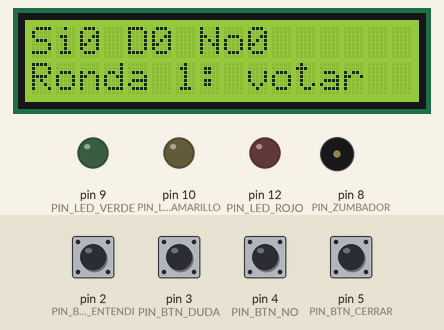
Recording of a sketch running on a simulated Arduino Uno, built with avr-gcc and run on an emulated ATmega328P. Shown: 16×2 character LCD, output pins drawn as LEDs (lit = HIGH), buzzer (waves = sounding). The inputs (shaded band) are chosen by the test bench; at power-on: pin 2 (PIN_BTN_ENTENDI), pin 3 (PIN_BTN_DUDA), pin 4 (PIN_BTN_NO), pin 5 (PIN_BTN_CERRAR) HIGH. What the sketch prints to the serial monitor is not drawn.

Above: at 2.5 s.
2.6 s: pin 2 (PIN_BTN_ENTENDI) pulled LOW for 0.15 s
At 3.6 s:
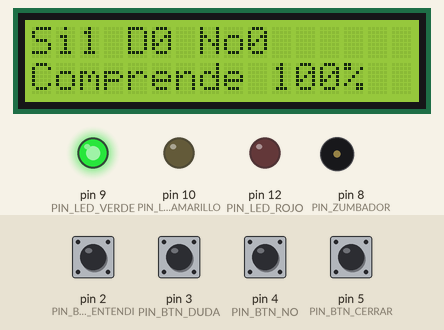
4.2 s: pin 3 (PIN_BTN_DUDA) pulled LOW for 0.15 s
At 4.9 s:
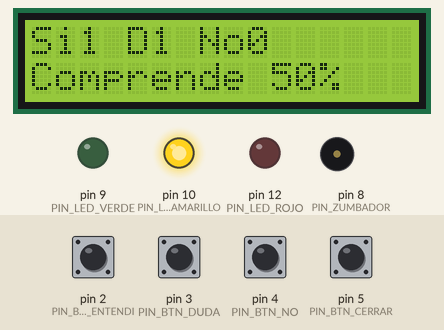
5.8 s: pin 4 (PIN_BTN_NO) pulled LOW for 0.15 s
At 7.1 s:
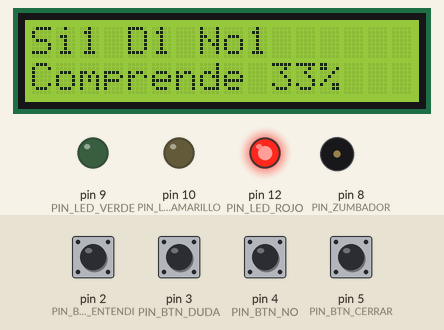
7.4 s: pin 5 (PIN_BTN_CERRAR) pulled LOW for 0.15 s
At 8.4 s:
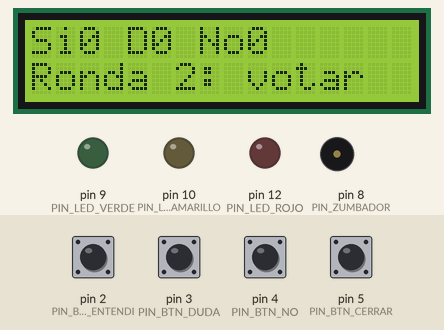
9.2 s: pin 3 (PIN_BTN_DUDA) pulled LOW for 1 s
At 9.9 s:
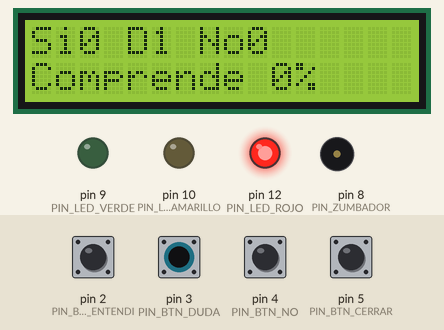
11.7 s: pin 4 (PIN_BTN_NO) pulled LOW for 1 s
At 13.0 s:
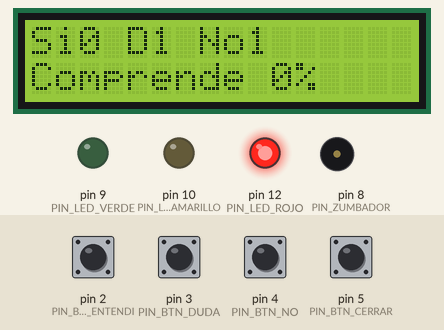
Timing chart, 0 to 14.7 s (numbered marks = the images above; inputs shaded):
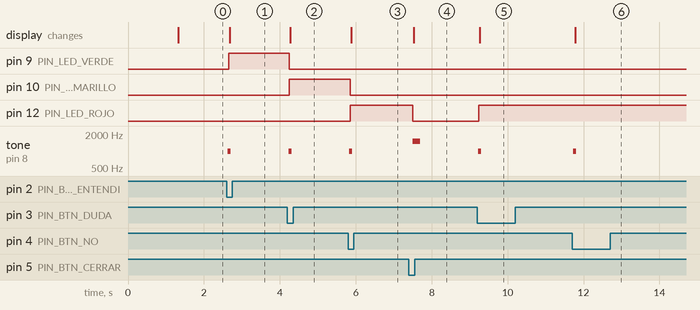

The sketch:

sketch.ino
```cpp
/*
  Semáforo de Comprensión ClassKids — prototipo IoT independiente (simulación en Wokwi)
  ------------------------------------------------------------------------------------
  Placa: Arduino UNO.

  Qué hace:
  - Durante una explicación, los estudiantes votan de forma ANÓNIMA con tres botones:
      verde = «Entendí», amarillo = «Tengo dudas», rojo = «No entendí».
  - El dispositivo cuenta los votos y calcula el porcentaje de comprensión
    (votos «Entendí» / total de votos).
  - Tres LED forman un semáforo:
      verde ≥ 70 %, amarillo de 40 % a 69 %, rojo < 40 %. Sin votos, todos apagados.
  - Una pantalla LCD 16x2 (I2C) muestra los conteos y el porcentaje.
  - El zumbador confirma cada voto (tono agudo) o avisa un rechazo (tono grave).
  - El botón azul del docente cierra la ronda: envía el resumen al computador y
    reinicia los contadores para la siguiente pregunta.

  Comunicación (protocolo):
  - Puerto serial USB a 9600 baudios, una línea JSON por evento, terminada en '\n'.
  - Eventos: inicio, voto, rechazado, resumen y ronda_vacia
    (ver iot/semaforo-comprension/README.md).
  - El receptor en Python (receptor/receptor.py) lee esas líneas y las procesa.

  Privacidad: no se guarda ni se envía ningún dato personal; solo conteos anónimos.

  Este prototipo NO está conectado a ClassKids: no usa su API ni su base de datos.
*/

#include <Wire.h>
#include <LiquidCrystal_I2C.h>

// ---------------- Pines (deben coincidir con diagram.json) ----------------
const uint8_t PIN_BTN_ENTENDI = 2;   // botón verde
const uint8_t PIN_BTN_DUDA    = 3;   // botón amarillo
const uint8_t PIN_BTN_NO      = 4;   // botón rojo
const uint8_t PIN_BTN_CERRAR  = 5;   // botón azul (docente)
const uint8_t PIN_ZUMBADOR    = 8;
const uint8_t PIN_LED_VERDE   = 9;
const uint8_t PIN_LED_AMARILLO = 10;
const uint8_t PIN_LED_ROJO    = 12;   // no se usa el 11: tone() ocupa el Timer2, que también controla ese pin
// La LCD usa I2C: SDA = A4, SCL = A5, dirección 0x27.

// ---------------- Parámetros ----------------
const char*    DISPOSITIVO        = "aula-1A";  // identificador del aula, no de personas
const uint8_t  UMBRAL_VERDE       = 70;         // % mínimo para verde
const uint8_t  UMBRAL_AMARILLO    = 40;         // % mínimo para amarillo
const uint16_t MAX_VOTOS_RONDA    = 60;         // tope de votos por ronda
const unsigned long ANTIRREBOTE_MS = 30;        // filtra el rebote mecánico del botón
const unsigned long BLOQUEO_MS     = 800;       // tiempo mínimo entre dos votos

LiquidCrystal_I2C lcd(0x27, 16, 2);

// ---------------- Estado ----------------
uint16_t entendi = 0, dudas = 0, noEntendi = 0;
uint16_t ronda = 1;
unsigned long ultimoVoto = 0;

// Un botón con antirrebote: detecta el instante en que se presiona.
struct Boton {
  uint8_t pin;
  bool estadoEstable;       // HIGH = suelto (INPUT_PULLUP)
  bool lecturaAnterior;
  unsigned long cambio;
};

Boton botones[4] = {
  {PIN_BTN_ENTENDI, HIGH, HIGH, 0},
  {PIN_BTN_DUDA,    HIGH, HIGH, 0},
  {PIN_BTN_NO,      HIGH, HIGH, 0},
  {PIN_BTN_CERRAR,  HIGH, HIGH, 0},
};

// Devuelve true solo en el momento en que el botón pasa de suelto a presionado.
bool sePresiono(Boton &b) {
  bool lectura = digitalRead(b.pin);
  if (lectura != b.lecturaAnterior) {
    b.cambio = millis();
    b.lecturaAnterior = lectura;
  }
  if (millis() - b.cambio > ANTIRREBOTE_MS && lectura != b.estadoEstable) {
    b.estadoEstable = lectura;
    return b.estadoEstable == LOW;
  }
  return false;
}

// ---------------- Cálculos ----------------
uint16_t totalVotos() {
  return entendi + dudas + noEntendi;
}

// Porcentaje entero redondeado: (entendí × 100 + total / 2) / total.
uint8_t comprension() {
  uint16_t total = totalVotos();
  if (total == 0) return 0;
  return (uint8_t)(((uint32_t)entendi * 100 + total / 2) / total);
}

const char* nivel() {
  if (totalVotos() == 0) return "sin_datos";
  uint8_t p = comprension();
  if (p >= UMBRAL_VERDE) return "verde";
  if (p >= UMBRAL_AMARILLO) return "amarillo";
  return "rojo";
}

// ---------------- Salidas ----------------
void actualizarSemaforo() {
  const char* n = nivel();
  digitalWrite(PIN_LED_VERDE,    strcmp(n, "verde") == 0 ? HIGH : LOW);
  digitalWrite(PIN_LED_AMARILLO, strcmp(n, "amarillo") == 0 ? HIGH : LOW);
  digitalWrite(PIN_LED_ROJO,     strcmp(n, "rojo") == 0 ? HIGH : LOW);
}

void actualizarPantalla() {
  char linea[17];
  lcd.clear();
  snprintf(linea, sizeof(linea), "Si%u D%u No%u", entendi, dudas, noEntendi);
  lcd.setCursor(0, 0);
  lcd.print(linea);
  lcd.setCursor(0, 1);
  if (totalVotos() == 0) {
    snprintf(linea, sizeof(linea), "Ronda %u: votar", ronda);
  } else {
    snprintf(linea, sizeof(linea), "Comprende %u%%", comprension());
  }
  lcd.print(linea);
}

// Mensajes del protocolo: una línea JSON por evento.
void enviarVoto(const char* opcion) {
  Serial.print(F("{\"evento\":\"voto\",\"dispositivo\":\""));
  Serial.print(DISPOSITIVO);
  Serial.print(F("\",\"ronda\":"));
  Serial.print(ronda);
  Serial.print(F(",\"opcion\":\""));
  Serial.print(opcion);
  Serial.print(F("\",\"total\":"));
  Serial.print(totalVotos());
  Serial.println(F("}"));
}

void enviarRechazo(const char* motivo) {
  Serial.print(F("{\"evento\":\"rechazado\",\"dispositivo\":\""));
  Serial.print(DISPOSITIVO);
  Serial.print(F("\",\"ronda\":"));
  Serial.print(ronda);
  Serial.print(F(",\"motivo\":\""));
  Serial.print(motivo);
  Serial.println(F("\"}"));
}

void enviarResumen() {
  Serial.print(F("{\"evento\":\"resumen\",\"dispositivo\":\""));
  Serial.print(DISPOSITIVO);
  Serial.print(F("\",\"ronda\":"));
  Serial.print(ronda);
  Serial.print(F(",\"entendi\":"));
  Serial.print(entendi);
  Serial.print(F(",\"dudas\":"));
  Serial.print(dudas);
  Serial.print(F(",\"no_entendi\":"));
  Serial.print(noEntendi);
  Serial.print(F(",\"total\":"));
  Serial.print(totalVotos());
  Serial.print(F(",\"comprension\":"));
  Serial.print(comprension());
  Serial.print(F(",\"nivel\":\""));
  Serial.print(nivel());
  Serial.println(F("\"}"));
}

// ---------------- Acciones ----------------
void registrarVoto(uint16_t &contador, const char* opcion) {
  unsigned long ahora = millis();
  if (ultimoVoto != 0 && ahora - ultimoVoto < BLOQUEO_MS) {
    tone(PIN_ZUMBADOR, 220, 150);         // tono grave: voto demasiado seguido
    enviarRechazo("muy_seguido");
    return;
  }
  if (totalVotos() >= MAX_VOTOS_RONDA) {
    tone(PIN_ZUMBADOR, 220, 150);
    enviarRechazo("limite_ronda");
    return;
  }
  contador++;
  ultimoVoto = ahora;
  tone(PIN_ZUMBADOR, 1000, 80);           // tono agudo: voto aceptado
  enviarVoto(opcion);
  actualizarSemaforo();
  actualizarPantalla();
}

void cerrarRonda() {
  if (totalVotos() == 0) {
    tone(PIN_ZUMBADOR, 220, 400);
    Serial.print(F("{\"evento\":\"ronda_vacia\",\"dispositivo\":\""));
    Serial.print(DISPOSITIVO);
    Serial.print(F("\",\"ronda\":"));
    Serial.print(ronda);
    Serial.println(F("}"));
    return;
  }
  enviarResumen();
  entendi = dudas = noEntendi = 0;
  ronda++;
  ultimoVoto = 0;
  tone(PIN_ZUMBADOR, 1500, 200);
  actualizarSemaforo();
  actualizarPantalla();
}

void setup() {
  Serial.begin(9600);
  for (uint8_t i = 0; i < 4; i++) pinMode(botones[i].pin, INPUT_PULLUP);
  pinMode(PIN_LED_VERDE, OUTPUT);
  pinMode(PIN_LED_AMARILLO, OUTPUT);
  pinMode(PIN_LED_ROJO, OUTPUT);
  pinMode(PIN_ZUMBADOR, OUTPUT);

  lcd.init();
  lcd.backlight();
  lcd.setCursor(0, 0);
  lcd.print("ClassKids IoT");
  lcd.setCursor(0, 1);
  lcd.print("Semaforo listo");
  delay(1200);

  Serial.print(F("{\"evento\":\"inicio\",\"dispositivo\":\""));
  Serial.print(DISPOSITIVO);
  Serial.println(F("\",\"version\":1}"));
  actualizarSemaforo();
  actualizarPantalla();
}

void loop() {
  if (sePresiono(botones[0])) registrarVoto(entendi, "entendi");
  if (sePresiono(botones[1])) registrarVoto(dudas, "duda");
  if (sePresiono(botones[2])) registrarVoto(noEntendi, "no_entendi");
  if (sePresiono(botones[3])) cerrarRonda();
}
```

Measured:
- after the input at 2.6 s, pin 9 (PIN_LED_VERDE): LOW → HIGH after 0.05 s; tone on pin 8 (PIN_ZUMBADOR): silent → 1000 Hz at once, → silent 0.08 s later; the display: changes after 0.07 s (image 1)
- after the input at 4.2 s, pin 9 (PIN_LED_VERDE): HIGH → LOW after 0.05 s; pin 10 (PIN_LED_AMARILLO): LOW → HIGH after 0.05 s; tone on pin 8 (PIN_ZUMBADOR): silent → 1000 Hz at once, → silent 0.08 s later; the display: changes after 0.07 s (image 2)
- after the input at 5.8 s, pin 10 (PIN_LED_AMARILLO): HIGH → LOW after 0.05 s; pin 12 (PIN_LED_ROJO): LOW → HIGH after 0.05 s; tone on pin 8 (PIN_ZUMBADOR): silent → 1000 Hz at once, → silent 0.08 s later; the display: changes after 0.08 s (image 3)
- after the input at 7.4 s, pin 12 (PIN_LED_ROJO): HIGH → LOW after 0.10 s; tone on pin 8 (PIN_ZUMBADOR): silent → 1500 Hz after 0.10 s, → silent 0.20 s later; the display: changes after 0.13 s (image 4)
- after the input at 9.2 s, pin 12 (PIN_LED_ROJO): LOW → HIGH after 0.05 s; tone on pin 8 (PIN_ZUMBADOR): silent → 1000 Hz at once, → silent 0.08 s later; the display: changes after 0.07 s (image 5)
- after the input at 11.7 s, tone on pin 8 (PIN_ZUMBADOR): silent → 1000 Hz at once, → silent 0.08 s later; the display: changes after 0.08 s (image 6)
